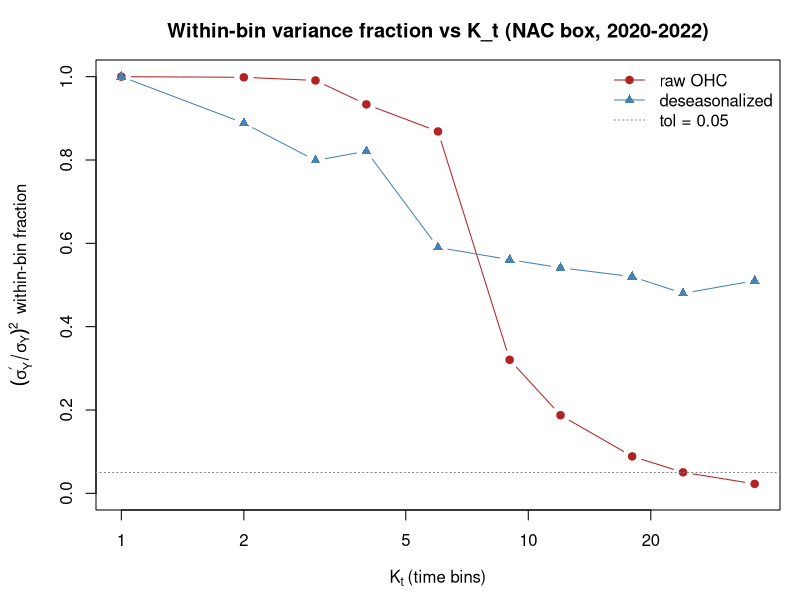
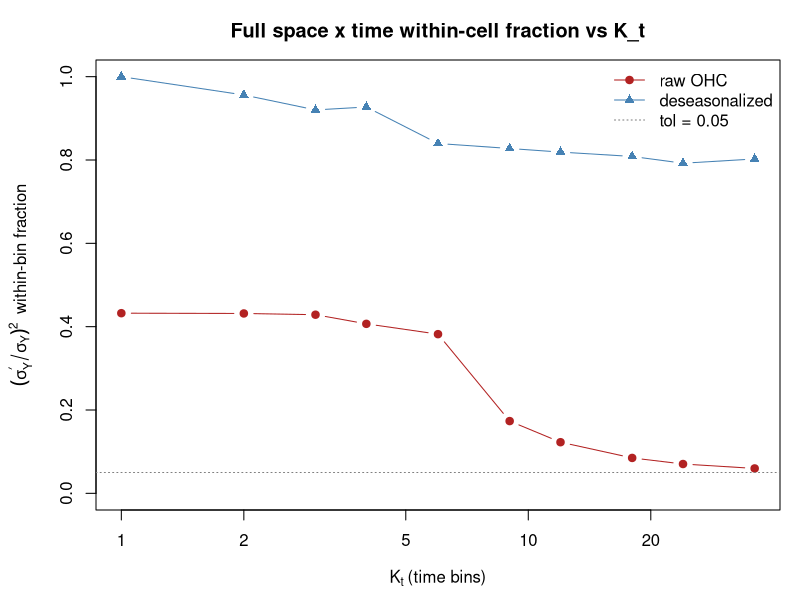

These figures' R source, in order:
## =====================================================================
## leakage_curve.R -- within-bin field-variance fraction L(K_t) to
##   inform the choice of K_t for sigma_w, under raw and deseasonalized
##   OHC estimands.
##
##   Decomposes sigma_Y^2 = sigma_{Y,Kt}^2 (between-bin) + (sigma_Y^perp)^2
##   (within-bin) on an equal-duration time partition, and reports
##   L(K_t) = (sigma_Y^perp / sigma_Y)^2.  Computed on the dense GLORYS
##   field (area-weighted by cos(lat), time-weighted by day), so it is
##   free of the float coincidence-starvation issues that limit sigma_w.
##
##   Two views:
##     time-only : collapse space first -> temporal leakage of the
##                 regional-mean series (isolates seasonality; sets K_t).
##     full      : full space x time equal-nu partition (the sigma_Y^perp
##                 that actually enters the residual term of the bound).
##
##   Parameterized on (box, analysis_period, clim_period): defaults to the
##   NAC box / 2020-2022, but works for any region/period.
##   Base R only (data.table optional for very large inputs).
##
##   INPUT: data.frame `glorys` with columns
##     lon (deg), lat (deg), date (Date), ohc (e.g. GJ m^-2), daily 1/12 deg.
## =====================================================================

## ---------------------------- config --------------------------------
default_config <- function() list(
  box      = list(lon = c(-68, -62), lat = c(36, 40)),   # NAC box
  analysis = as.Date(c("2020-01-01", "2022-12-31")),      # working window
  clim     = as.Date(c("2020-01-01", "2022-12-31")),      # climatology baseline
                                                          #  (dev: same; full run: use a
                                                          #   long fixed baseline, match Baugh)
  Kt_grid  = c(1, 2, 3, 4, 6, 9, 12, 18, 24, 36),
  K_lon    = 6, K_lat = 5,          # spatial grid for the full space x time view
  tol_L    = 0.05                   # leakage tolerance reference line
)

## ------------------------- helpers ----------------------------------
area_weight <- function(lat) cos(lat * pi / 180)

filter_domain <- function(dt, box, period) {
  keep <- dt$lon >= box$lon[1] & dt$lon <= box$lon[2] &
          dt$lat >= box$lat[1] & dt$lat <= box$lat[2] &
          dt$date >= period[1] & dt$date <= period[2]
  dt[keep, , drop = FALSE]
}

## Per-(cell, calendar-month) GLORYS climatology from the baseline data.
build_climatology <- function(dt) {
  ulon <- sort(unique(dt$lon)); ulat <- sort(unique(dt$lat))
  nlon <- length(ulon); nlat <- length(ulat)
  keyfun <- function(lon, lat, date) {
    li <- match(lon, ulon); bi <- match(lat, ulat)
    mo <- as.integer(format(date, "%m"))
    (mo - 1L) * nlon * nlat + (bi - 1L) * nlon + li
  }
  key <- keyfun(dt$lon, dt$lat, dt$date)
  clim <- tapply(dt$ohc, key, mean)             # named by integer key
  list(clim = clim, keyfun = keyfun)
}

deseasonalize <- function(dt, clim) {
  k <- clim$keyfun(dt$lon, dt$lat, dt$date)
  dt$ohc <- dt$ohc - clim$clim[as.character(k)]
  dt
}

## Area-weighted regional-mean OHC series (one value per date).
collapse_space <- function(dt) {
  w  <- area_weight(dt$lat)
  g  <- as.character(dt$date)
  num <- rowsum(w * dt$ohc, g); den <- rowsum(w, g)
  data.frame(date = as.Date(rownames(num)),
             ybar = as.numeric(num / den), row.names = NULL)
}

## ---- time-only leakage: decompose the regional-mean series ---------
time_leakage <- function(series, period, Kt_grid) {
  t    <- as.numeric(series$date - period[1])
  tmax <- as.numeric(period[2] - period[1])
  y    <- series$ybar; N <- length(y); mu <- mean(y)
  total <- mean((y - mu)^2)                     # equal day weights
  do.call(rbind, lapply(Kt_grid, function(Kt) {
    edges <- seq(0, tmax, length.out = Kt + 1)
    bin   <- findInterval(t, edges, rightmost.closed = TRUE, all.inside = TRUE)
    ybar_b <- tapply(y, bin, mean)
    var_b  <- tapply(y, bin, function(v) mean((v - mean(v))^2))
    wb     <- tapply(y, bin, length) / N
    between <- sum(wb * (ybar_b - mu)^2)
    within  <- sum(wb * var_b)
    data.frame(K_t = Kt, bin_days = tmax / Kt, total = total,
               between = between, within = within,
               L = within / total, identity_gap = between + within - total)
  }))
}

## ---- full space x time leakage: equal-nu partition -----------------
full_leakage <- function(dt, box, period, K_lon, K_lat, Kt_grid) {
  w    <- area_weight(dt$lat); y <- dt$ohc
  t    <- as.numeric(dt$date - period[1]); tmax <- as.numeric(period[2] - period[1])
  e_lon <- seq(box$lon[1], box$lon[2], length.out = K_lon + 1)
  e_lat <- seq(sin(box$lat[1]*pi/180), sin(box$lat[2]*pi/180), length.out = K_lat + 1)
  bl <- findInterval(dt$lon, e_lon, rightmost.closed = TRUE, all.inside = TRUE)
  bb <- findInterval(sin(dt$lat*pi/180), e_lat, rightmost.closed = TRUE, all.inside = TRUE)
  sp <- (bb - 1L) * K_lon + bl
  W  <- sum(w); mu <- sum(w * y) / W
  total <- sum(w * (y - mu)^2) / W
  do.call(rbind, lapply(Kt_grid, function(Kt) {
    e_t  <- seq(0, tmax, length.out = Kt + 1)
    bt   <- findInterval(t, e_t, rightmost.closed = TRUE, all.inside = TRUE)
    cell <- (bt - 1L) * (K_lon * K_lat) + sp
    sw   <- as.numeric(rowsum(w, cell))
    swy  <- as.numeric(rowsum(w * y, cell))
    swy2 <- as.numeric(rowsum(w * y * y, cell))
    cmean <- swy / sw; cvar <- pmax(0, swy2 / sw - cmean^2)
    wcell <- sw / W
    between <- sum(wcell * (cmean - mu)^2); within <- sum(wcell * cvar)
    data.frame(K_t = Kt, total = total, between = between, within = within,
               L = within / total, identity_gap = between + within - total)
  }))
}

## ------------------------- driver -----------------------------------
run_leakage_analysis <- function(glorys, config = default_config()) {
  box <- config$box
  ana <- filter_domain(glorys, box, config$analysis)
  stopifnot(nrow(ana) > 0)

  ## raw estimand
  s_raw   <- collapse_space(ana)
  t_raw   <- time_leakage(s_raw, config$analysis, config$Kt_grid); t_raw$field <- "raw"
  f_raw   <- full_leakage(ana, box, config$analysis, config$K_lon, config$K_lat, config$Kt_grid)
  f_raw$field <- "raw"

  ## deseasonalized estimand (GLORYS climatology, Argo-independent)
  clim    <- build_climatology(filter_domain(glorys, box, config$clim))
  ana_ds  <- deseasonalize(ana, clim)
  s_ds    <- collapse_space(ana_ds)
  t_ds    <- time_leakage(s_ds, config$analysis, config$Kt_grid); t_ds$field <- "deseas"
  f_ds    <- full_leakage(ana_ds, box, config$analysis, config$K_lon, config$K_lat, config$Kt_grid)
  f_ds$field <- "deseas"

  list(time = rbind(t_raw, t_ds), full = rbind(f_raw, f_ds),
       series = list(raw = s_raw, deseas = s_ds), clim = clim, config = config)
}

## ------------------------- plotting ---------------------------------
plot_leakage <- function(res, which = c("time", "full"), main = NULL) {
  which <- match.arg(which); d <- res[[which]]; cfg <- res$config
  r <- d[d$field == "raw", ]; s <- d[d$field == "deseas", ]
  r <- r[order(r$K_t), ]; s <- s[order(s$K_t), ]
  plot(r$K_t, r$L, type = "b", pch = 19, log = "x", ylim = c(0, max(d$L, cfg$tol_L)),
       xlab = expression(K[t] ~ "(time bins)"),
       ylab = expression((sigma[Y]^{minute} / sigma[Y])^2 ~ " within-bin fraction"),
       main = main %||% sprintf("Leakage curve (%s view)", which), col = "firebrick")
  lines(s$K_t, s$L, type = "b", pch = 17, col = "steelblue")
  abline(h = cfg$tol_L, lty = 3, col = "grey50")
  legend("topright", c("raw OHC", "deseasonalized", sprintf("tol = %.2f", cfg$tol_L)),
         col = c("firebrick", "steelblue", "grey50"), pch = c(19, 17, NA),
         lty = c(1, 1, 3), bty = "n")
}
`%||%` <- function(a, b) if (is.null(a)) b else a

## ========================= SELF-TEST ================================
if (!exists("RUN_SELFTEST")) RUN_SELFTEST <- TRUE
if (RUN_SELFTEST) {
  set.seed(1)
  ## synthetic daily GLORYS-like field on the NAC box (coarsened cadence
  ## for test speed): strong spatial front + seasonal cycle + trend + noise.
  box <- list(lon = c(-68, -62), lat = c(36, 40))
  lon <- seq(box$lon[1], box$lon[2], by = 1/12)
  lat <- seq(box$lat[1], box$lat[2], by = 1/12)
  dates <- seq(as.Date("2020-01-01"), as.Date("2022-12-31"), by = 3)   # 3-daily
  grid <- expand.grid(lon = lon, lat = lat, KEEP.OUT.ATTRS = FALSE)
  front <- 70 + 5*(38 - grid$lat) + 2*((-65) - grid$lon)               # dominant spatial
  ## slow mesoscale temporal wiggle (a couple of low-freq modes)
  meso <- function(d) 1.0*sin(2*pi*as.numeric(d)/(370*1.3) + 1) +
                      0.6*sin(2*pi*as.numeric(d)/(180) + 0.3)
  rows <- lapply(dates, function(d) {
    doy   <- as.integer(format(d, "%j"))
    yrfrac<- as.numeric(d - as.Date("2020-01-01")) / 365.25
    k     <- as.numeric(d - as.Date("2020-01-01"))
    seas  <- 8 * cos(2*pi*doy/365 - 0.4)          # regional seasonal cycle
    ## moving spatial mesoscale eddies (~130 km wavelength) -> genuine
    ## sub-cell spatial anomaly structure that survives deseasonalizing
    eddy  <- 3 * sin(2*pi*grid$lon/1.5 + k/40) * sin(2*pi*grid$lat/1.2 + k/55)
    ohc   <- front + seas + 0.6*yrfrac + meso(d) + eddy + rnorm(nrow(grid), 0, 0.4)
    data.frame(lon = grid$lon, lat = grid$lat, date = d, ohc = ohc)
  })
  glorys <- do.call(rbind, rows)
  cat(sprintf("synthetic GLORYS: %d rows (%d cells x %d dates)\n",
              nrow(glorys), nrow(grid), length(dates)))

  cfg <- default_config()
  res <- run_leakage_analysis(glorys, cfg)

  cat("\n== identity check (max |between+within-total|) ==\n")
  cat(sprintf("  time view: %.3e   full view: %.3e  (should be ~0)\n",
              max(abs(res$time$identity_gap)), max(abs(res$full$identity_gap))))

  cat("\n== time-only leakage L(K_t): fraction of REGIONAL-MEAN temporal variance ==\n")
  tt <- res$time
  tt$sd_within_GJ <- sqrt(tt$within)                       # absolute, GJ m^-2
  wide <- reshape(tt[, c("K_t","bin_days","field","L","sd_within_GJ")],
                  idvar = c("K_t","bin_days"), timevar = "field", direction = "wide")
  print(round(wide[order(wide$K_t), ], 3), row.names = FALSE)

  cat("\n== full space x time leakage L(K_t): fraction of FULL sigma_Y^2 (bound-relevant) ==\n")
  ff <- res$full
  ff$sd_within_GJ <- sqrt(ff$within)
  wf <- reshape(ff[, c("K_t","field","L","sd_within_GJ")],
                idvar = "K_t", timevar = "field", direction = "wide")
  print(round(wf[order(wf$K_t), ], 4), row.names = FALSE)
  cat(sprintf("\n  full-view sigma_Y (total, GJ):  raw=%.2f  deseas=%.2f\n",
              sqrt(res$full$total[res$full$field=="raw"][1]),
              sqrt(res$full$total[res$full$field=="deseas"][1])))

  cat("\n== L at K_t in {3,6,12} (time view) ==\n")
  for (kt in c(3,6,12)) {
    lr <- res$time$L[res$time$field=="raw"    & res$time$K_t==kt]
    ls <- res$time$L[res$time$field=="deseas" & res$time$K_t==kt]
    cat(sprintf("  K_t=%2d (%3.0f-day bins):  raw=%.3f  deseas=%.3f\n",
                kt, res$time$bin_days[res$time$K_t==kt][1], lr, ls))
  }

  png("leakage_time.png", width = 720, height = 520, res = 110)
  par(mar = c(4.5, 4.8, 3, 1)); plot_leakage(res, "time",
      main = "Within-bin variance fraction vs K_t (NAC box, 2020-2022)")
  dev.off()
  png("leakage_full.png", width = 720, height = 520, res = 110)
  par(mar = c(4.5, 4.8, 3, 1)); plot_leakage(res, "full",
      main = "Full space x time within-cell fraction vs K_t")
  dev.off()
  cat("\nSaved leakage_time.png, leakage_full.png\n")
}
